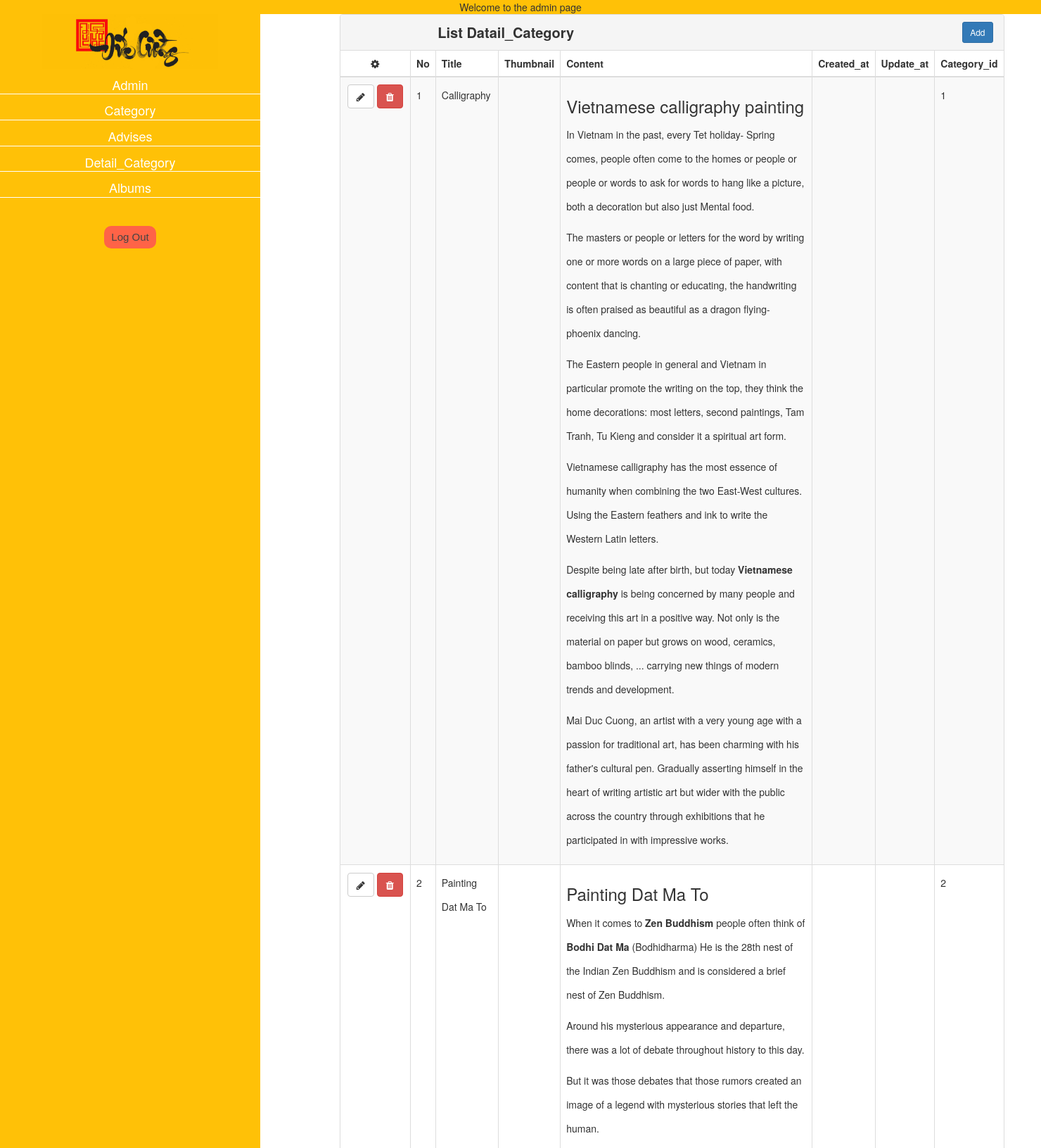
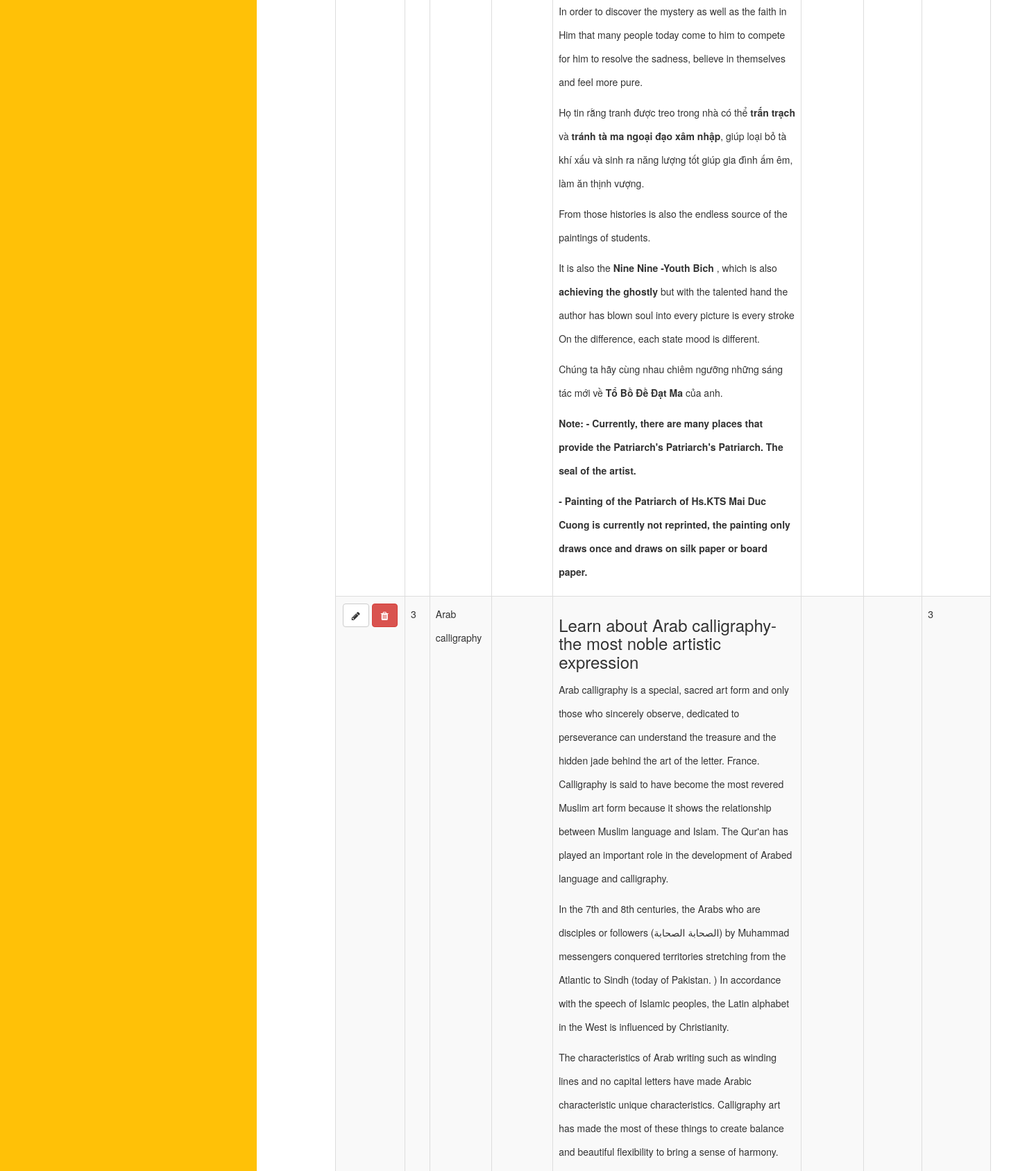
The app's page /admin/detail_category.php (signed in, upper part) with its own data (2 pictures, top to bottom).
### tables this page shows
CREATE TABLE `detail_category` (
  `id` int(11) NOT NULL,
  `title` varchar(50) DEFAULT NULL,
  `thumbnail` text,
  `content` longtext,
  `created_at` datetime DEFAULT NULL,
  `update_at` datetime DEFAULT NULL,
  `category_id` int(11) DEFAULT NULL
);

### validation/dbhelper.php (called while the page is built, shortened)
<?php
function executeResult($sql, $isSingle = false) {
	$conn = mysqli_connect(HOST, USERNAME, PASSWORD, DATABASE);
	mysqli_set_charset($conn, 'utf8');
	$data = null;
	$resultset = mysqli_query($conn, $sql);
	if($resultset != null){
		if($isSingle) {
			$data = mysqli_fetch_assoc($resultset);
		} else {
			$data = [];
			while(($row = mysqli_fetch_assoc($resultset)) != null) {
				$data[] = $row;
			}
		}
	}
	return $data;
}

### admin/detail_category.php (the view, shortened to what this page needs)
<?php
require_once('../validation/dbhelper.php');
$sql = "select * from detail_category";
$datail_List = executeResult($sql);
?>
<!DOCTYPE html>
<html lang="en">
<head>
    <link rel="stylesheet" href="admin.css">
    <link rel="stylesheet" href="https://cdnjs.cloudflare.com/ajax/libs/font-awesome/6.0.0-beta3/css/all.min.css">
    <link rel="stylesheet" href="https://maxcdn.bootstrapcdn.com/bootstrap/3.3.6/css/bootstrap.min.css">
    <link href="https://cdnjs.cloudflare.com/ajax/libs/font-awesome/4.4.0/css/font-awesome.min.css" rel="stylesheet" type="text/css"> <script src="https://maxcdn.bootstrapcdn.com/bootstrap/3.3.6/js/bootstrap.min.js"></script>
</head>
<body>
    <div id="wrapper">
        <div class="header">
        <nav class="container">
               <marquee behavior="" direction="">Welcome to the admin page</marquee>
            </nav>
        </div>
        <div class="main-admin">
                <div class="main-left">
                <a href="../index.php" id="logo">
                            <img src="../img/logo.png" alt="">
                        </a>
                    <ul>
                        <li><a href="adm_users.php">Admin</a></li>
                        <li><a href="adm_category.php">Category</a></li>
                        <li><a href="adm_advises.php">Advises</a></li>
                        <li><a href="detail_category.php">Detail_Category</a></li>
                        <li><a href="adm_albums.php">Albums</a></li>
                        <?php
                    if(!isset($_SESSION['uid'])){
                            echo "<div class='login'>
                                    <button><a href='../validation/login.php'>Login</a></button>
                                    <button><a href='../validation/register.php'>Register</a></button>
                                  </div>";
                    }
                    else{
                        echo "<div class='login'><button><a href='../validation/logout.php'>Log Out</a></button></div>";
                    }
                    ?>
                    </ul>
                </div>
                <div class="main-right">
                <div class="container">
 <div class="row">
  <div class="col-md-10 col-md-offset-1">
   <div class="panel panel-default panel-table">
    <div class="panel-heading">
     <div class="row">
      <div class="col col-xs-6">
       <h3 class="panel-title">List Datail_Category</h3>
      </div>
      <div class="col col-xs-6 text-right">
                    <a href="detail_category_add.php"class="btn btn-sm btn-primary btn-create">Add</a>
      </div>
     </div>
    </div>
    <div class="panel-body">
     <table method="post" class="table table-striped table-bordered table-list">
      <thead>
       <tr>
        <th><em class="fa fa-cog"></em></th>
        <th class="hidden-xs">No</th>
        <th>Title</th>
        <th>Thumbnail</th>
        <th>Content</th>
        <th>Created_at</th>
        <th>Update_at</th>
        <th>Category_id</th>
       </tr>
      </thead>
      <tbody>
      <?php
$index = 0;
foreach($datail_List as $item) {
    echo '<tr>
            <td align="center">
            <a href="detail_category_edit.php?id='.$item['id'].'" class="btn btn-default">
            <em class="fa fa-pencil"></em></a>
            <a href="adm_delete.php?detai_id='.$item['id'].'" class="btn btn-danger"><em class="fa fa-trash"></em></a></td>
            <td class="hidden-xs">'.(++$index).'
            </td>
            <td>'.$item['title'].'</td>
            <td>'.$item['thumbnail'].'</td>
            <td>'.$item['content'].'</td>
            <td>'.$item['created_at'].'</td>
            <td>'.$item['update_at'].'</td>
            <td>'.$item['category_id'].'</td>
        </tr>';
}
?>
     </tbody>
    </table>
                </div>
        </div>
    </div>
</body>
</html>

### admin/admin.css (style rules this page uses)
body { margin: 0px; padding: 0px; background-size:cover; background-position-y:-100px ; font-family: 'Montserrat', sans-serif; }
#wrapper { width: 100%; height: auto !important; }
.header { background-color:#ffc107; }
nav { display:flex; justify-items:center; justify-content: space-between; }
#logo { padding:5px 0px; }
#logo img { max-width: 250px; height: auto; }
.main-admin { width: 100%; display:flex; }
.main-left { width: 25%; background-color: #ffc107; text-align: center; }
.main-left ul { padding-inline-start:0px; }
.main-left ul li { list-style: none; margin-top: 10px; border-bottom: 1px solid #fff; font-size: 18px; }
.main-left ul li a { text-decoration: none; color: #fff; }
.main-right { width: 75%; height: auto; }
.panel-table .panel-body { padding:0; }
.panel-table .panel-body .table-bordered { border-style: none; margin:0; }
.panel-table .panel-body .table-bordered > thead > tr > th:first-of-type { text-align:center; width: 100px; }
.panel-table .panel-body .table-bordered > thead > tr > th:last-of-type, .panel-table .panel-body .table-bordered > tbody > tr > td:last-of-type { border-right: 0px; }
.panel-table .panel-body .table-bordered > thead > tr > th:first-of-type, .panel-table .panel-body .table-bordered > tbody > tr > td:first-of-type { border-left: 0px; }
.panel-table .panel-body .table-bordered > tbody > tr:first-of-type > td { border-bottom: 0px; }
.panel-table .panel-body .table-bordered > thead > tr:first-of-type > th { border-top: 0px; }
.panel-table .panel-heading .col h3 { line-height: 30px; height: 30px; font-weight: 800; font-size: 20px; text-align: center; }
.panel-table .panel-body .table-bordered > tbody > tr > td { line-height: 34px; }
.login a { color: #444444; font-family:arial; font-size:15px; }
.login button { padding:5px 10px; border: none; border-radius: 10px; background-color: tomato; margin-top: 40px; }

### records on screen
detail_category: title "Calligraphy", content "Vietnamese calligraphy painting In Vietnam in the past, every Tet holiday- Spring comes, people often come to the homes or people or people or words to ask for words to hang like a picture, both a decoration but also just Mental food. The masters or people or letters for the word by writing one or more words on a large piece of paper, with content that is chanting or educating, the handwriting is often praised as beautiful as a dragon flying- phoenix dancing. The Eastern people in general and Vietnam in particular promote the writing on the top, they think the home decorations: most letters, second paintings, Tam Tranh, Tu Kieng and consider it a spiritual art form. Vietnamese calligraphy…", category "1"
detail_category: title "Painting Dat Ma To", content "Painting Dat Ma To When it comes to Zen Buddhism people often think of Bodhi Dat Ma (Bodhidharma) He is the 28th nest of the Indian Zen Buddhism and is considered a brief nest of Zen Buddhism. Around his mysterious appearance and departure, there was a lot of debate throughout history to this day. But it was those debates that those rumors created an image of a legend with mysterious stories that left the human. In order to discover the mystery as well as the faith in Him that many people today come to him to compete for him to resolve the sadness, believe in themselves and feel more pure. Họ tin rằng tranh được treo trong nhà có thể trấn trạch và tránh tà ma ngoại đạo xâm nhập , giúp loại…", category "2"
detail_category: title "Arab calligraphy", content "Learn about Arab calligraphy- the most noble artistic expression Arab calligraphy is a special, sacred art form and only those who sincerely observe, dedicated to perseverance can understand the treasure and the hidden jade behind the art of the letter. France. Calligraphy is said to have become the most revered Muslim art form because it shows the relationship between Muslim language and Islam. The Qur'an has played an important role in the development of Arabed language and calligraphy. In the 7th and 8th centuries, the Arabs who are disciples or followers (الصحابة الصحابة) by Muhammad messengers conquered territories stretching from the Atlantic to Sindh (today of Pakistan. ) In…", category "3"
